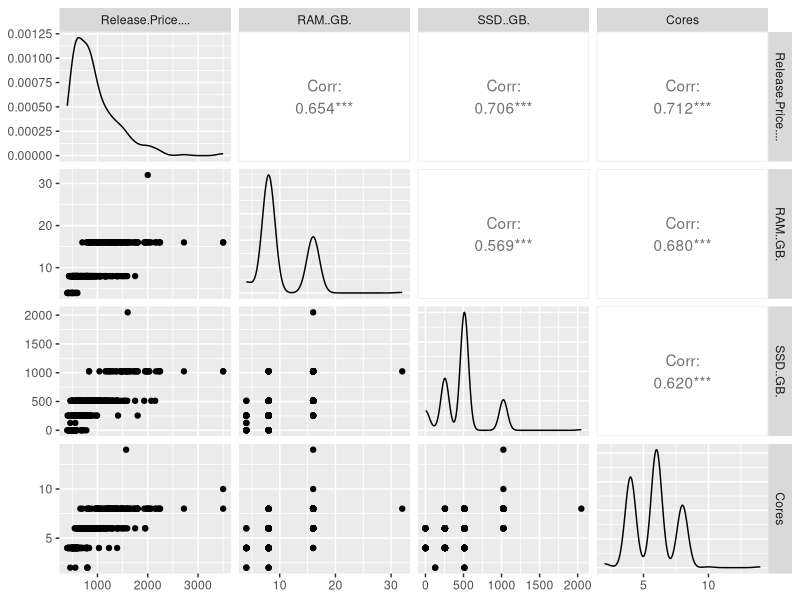
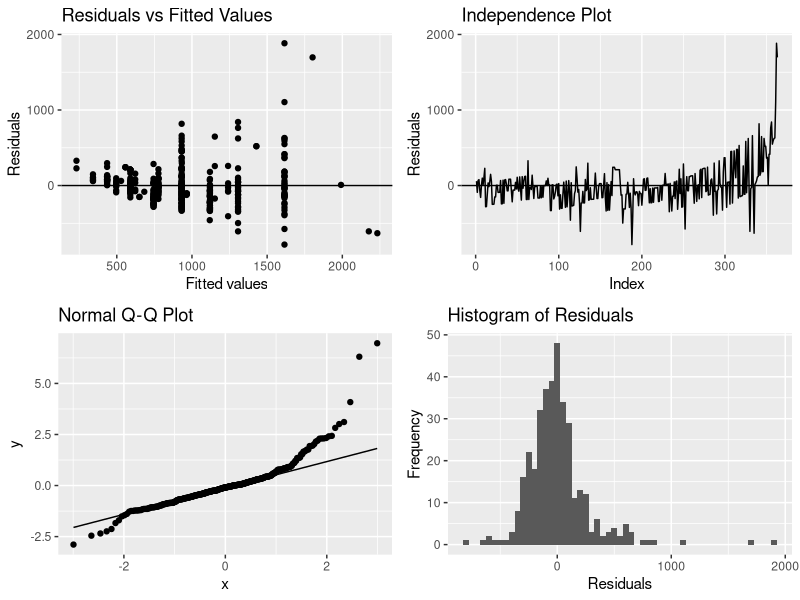
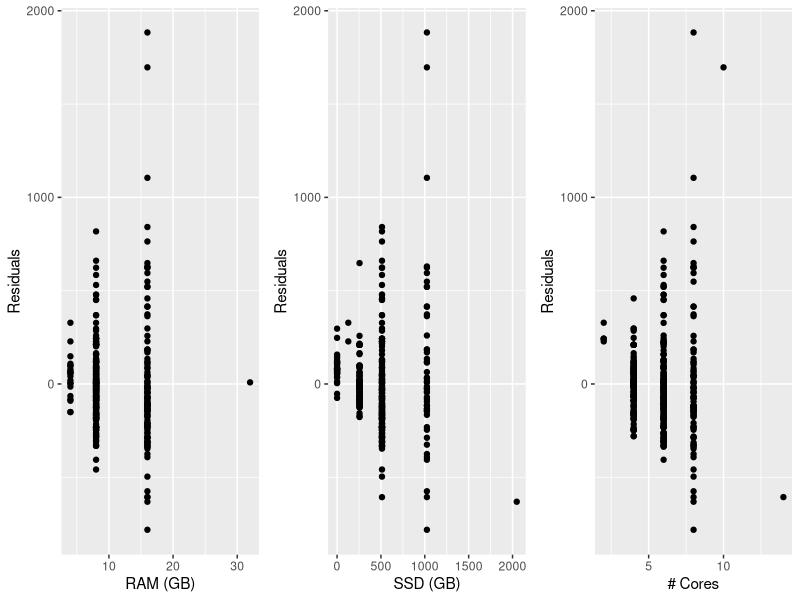
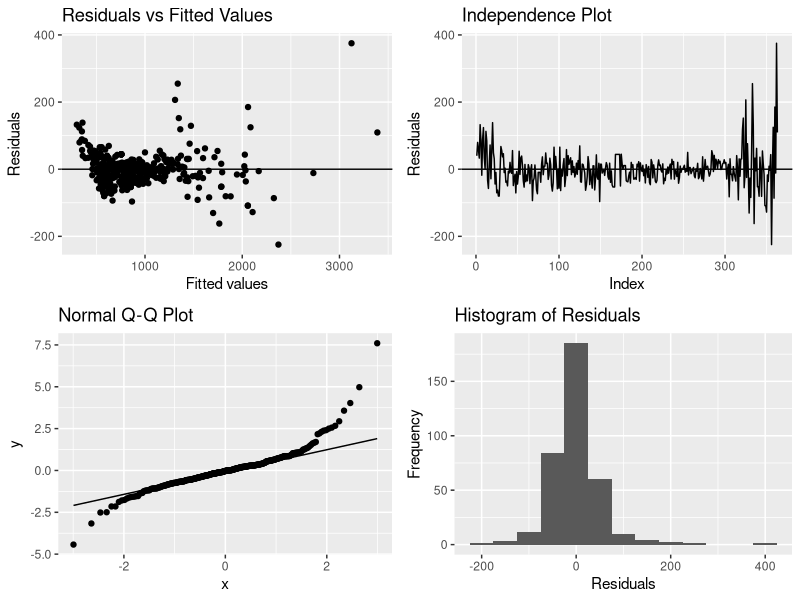
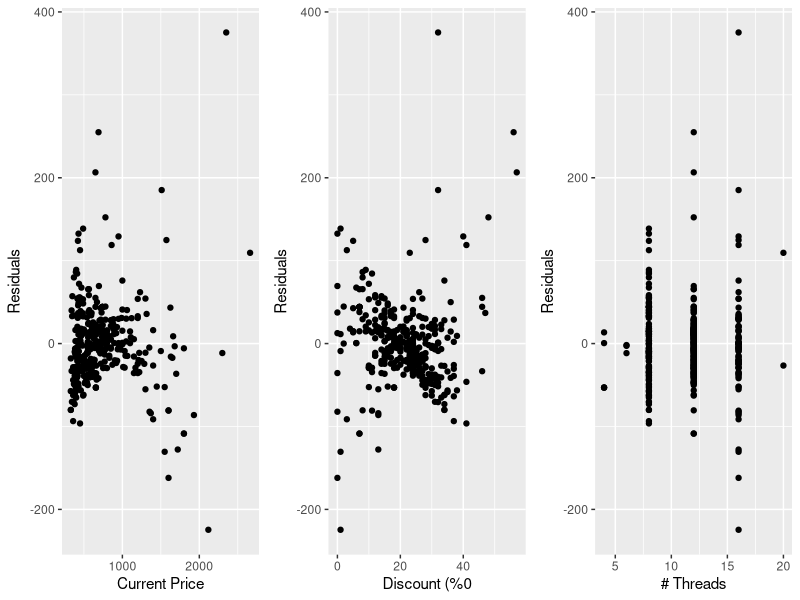
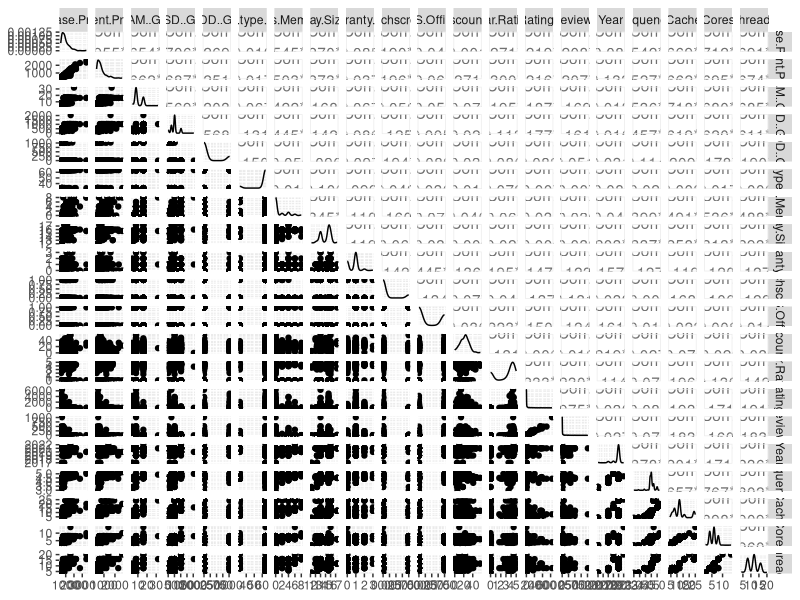

Write R code to recreate these figures, in order.
# The data set laptops.csv is available on Canvas. 
# It contains extensive information on 363 different laptop saels listings. 
# We will be interested primarily in release price, and which of the other 
# variables we can use to predict the release price of a new laptop.

library(GGally)
library(ggpubr)
library(tidyverse)
data <- read.csv("pracs/laptops-1.csv",header=TRUE)

# (a) Which variables do you think will be useful in predicting release price? 
# Are any of these variables related to each other? (For example, CPU Frequency and release year, or cores and threads.)

names(data)

# (b) Construct scatterplots to examine the relationships between any of these "predictor" variables. 
# If the relationships are strong, you may be able to remove them from the list of possible predictors of release price.

p <- ggpairs(data)
ggsave("prac/ggpairs_data.png", plot = p, dpi = 300, width = 20, height = 20)
ggpairs(data,columns=c(
  "Release.Price....",
  "RAM..GB.",
  "SSD..GB.",
  "Cores")
        )

# (c) Once you have settled on a list of predictors of release price, write down the algebraic formulation of the model.

# Y = beta_0 + beta_1 * X_1 + beta_2 * X_2 + beta_3 * X_3 + eps
# or
# Y = X*beta + eps, X = [1,X_1,X_2,X_3], beta = [beta_0,beta_1,beta_2,beta_3]'
# eps ~ N(0.0, sigma^2)

# (d) Use R to estimate the values of each of the slopes and the intercept for your model. Interpret the output.

laptops <- lm(Release.Price.... ~ RAM..GB. + SSD..GB. + Cores, data = data)
summary(laptops)

# (e) Create and examine the residual plots in R. Is there anything you wish to investigate further?

residual.df <- fortify(laptops)

names(residual.df)
a<- ggplot(data=residual.df,aes(x=.fitted,y=.resid)) + 
  geom_point() +
  labs(x="Fitted values",y="Residuals", title="Residuals vs Fitted Values") +   
  geom_hline(yintercept=0)
b<- ggplot(data=residual.df,aes(x=1:363,y=.resid)) + 
  geom_line() + 
  geom_hline(yintercept=0) + 
  labs(x="Index",y="Residuals",title="Independence Plot")
c<- ggplot(data=residual.df,aes(sample=.stdresid)) +
  stat_qq() + stat_qq_line() +
  labs(title="Normal Q-Q Plot")
d<- ggplot(data=residual.df,aes(x=.resid)) +
  geom_histogram(binwidth=50) + 
  labs(x="Residuals",y="Frequency",title="Histogram of Residuals")
ggarrange(a,b,c,d)

e<-ggplot(data=residual.df,aes(x=RAM..GB.,y=.resid)) + 
  geom_point()+
  labs(x="RAM (GB)",y="Residuals")
f<-ggplot(data=residual.df,aes(x=SSD..GB.,y=.resid))+ 
  geom_point()+
  labs(x="SSD (GB)",y="Residuals")
g<-ggplot(data=residual.df,aes(x=Cores,y=.resid))+ 
  geom_point()+
  labs(x="# Cores",y="Residuals")
ggarrange(e,f,g,ncol=3)

# (f) Use stepwise regression to determine the most appropriate model. 
# Is this model more appropriate than the one you estimated in part (d)? Why/why not?

laptops_full <- lm(data=data,Release.Price.... ~  .)

laptops_fit <- step(laptops_full,scope=~.,direction="both",trace=F)

extractAIC(laptops)
extractAIC(laptops_fit)

# (g) Given the model in part (f), what proportion of variability in the data does the model explain?

summary(laptops_fit)
# Look at R^2 value

# (h) Given the model in part (f), what is the distribution of the residuals? 
# Include estimates of any parameters, as required. Provide some interpretation of this distribution.

laptops_fit.df <- fortify(laptops_fit)
sigma <- sd(laptops_fit.df$.resid)

ci95 <- c(-1,1) * qnorm(0.975) * sigma
ci95

names(laptops_fit.df)
a<- ggplot(data=laptops_fit.df,aes(x=.fitted,y=.resid)) + 
    geom_point() +
    labs(x="Fitted values",y="Residuals", title="Residuals vs Fitted Values") +   
    geom_hline(yintercept=0)
b<- ggplot(data=laptops_fit.df,aes(x=1:363,y=.resid)) + 
    geom_line() + 
    geom_hline(yintercept=0) + 
    labs(x="Index",y="Residuals",title="Independence Plot")
c<- ggplot(data=laptops_fit.df,aes(sample=.stdresid)) +
    stat_qq() + stat_qq_line() +
    labs(title="Normal Q-Q Plot")
d<- ggplot(data=laptops_fit.df,aes(x=.resid)) +
    geom_histogram(binwidth=50) + 
    labs(x="Residuals",y="Frequency",title="Histogram of Residuals")
ggarrange(a,b,c,d)

e<-ggplot(data=laptops_fit.df,aes(x=Current.Price....,y=.resid)) + 
    geom_point()+
    labs(x="Current Price",y="Residuals")
f<-ggplot(data=laptops_fit.df,aes(x=Discount....,y=.resid))+ 
    geom_point()+
    labs(x="Discount (%0",y="Residuals")
g<-ggplot(data=laptops_fit.df,aes(x=Threads,y=.resid))+ 
    geom_point()+
    labs(x="# Threads",y="Residuals")
ggarrange(e,f,g,ncol=3)

